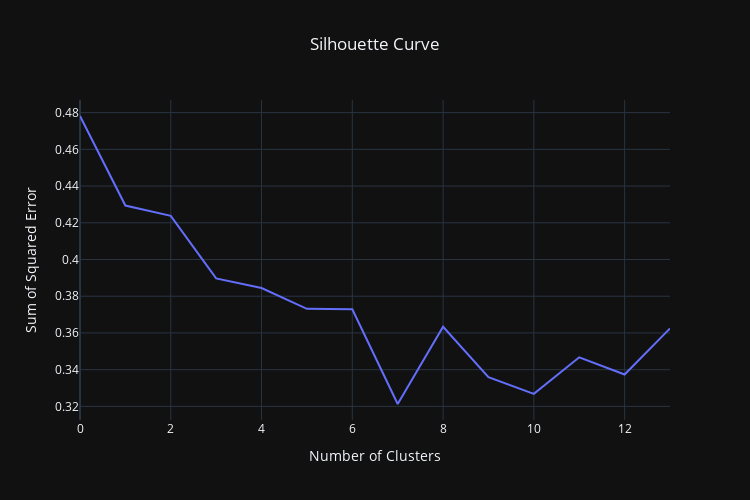

Notebook code cell kept with this figure:
### Code cell
px.line(silhouette,
        title='Silhouette Curve',
        width=750,
        height=500,
        labels={
            "index":"Number of Clusters",
            "value":"Sum of Squared Error"
        },
        template='plotly_dark'
        ).update_layout(showlegend=False, title_x=0.5)

### Figure 1 — Plotly figure (JSON) as saved in the notebook; plotly's stock layout.template omitted (floating-point values rounded to 4 significant figures)
{"data": [{"hovertemplate": "variable=0<br>Number of Clusters=%{x}<br>Sum of Squared Error=%{y}<extra></extra>", "legendgroup": "0", "line": {"color": "#636efa", "dash": "solid"}, "marker": {"symbol": "circle"}, "mode": "lines", "name": "0", "orientation": "v", "showlegend": true, "type": "scatter", "x": [0, 1, 2, 3, 4, 5, 6, 7, 8, 9, 10, 11, 12, 13], "xaxis": "x", "y": [0.4782, 0.4294, 0.4238, 0.3897, 0.3845, 0.3731, 0.3729, 0.3213, 0.3634, 0.3359, 0.3268, 0.3468, 0.3374, 0.3624], "yaxis": "y"}], "layout": {"height": 500, "legend": {"title": {"text": "variable"}, "tracegroupgap": 0}, "showlegend": false, "title": {"text": "Silhouette Curve", "x": 0.5}, "width": 750, "xaxis": {"anchor": "y", "domain": [0, 1], "title": {"text": "Number of Clusters"}}, "yaxis": {"anchor": "x", "domain": [0, 1], "title": {"text": "Sum of Squared Error"}}}}
